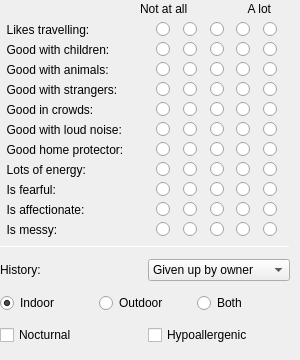
     <widget class="QWidget" name="tabNonPhysical">
      <attribute name="title">
       <string>Non-Physical</string>
      </attribute>
      <widget class="QWidget" name="widget" native="true">
       <property name="geometry">
        <rect>
         <x>0</x>
         <y>20</y>
         <width>291</width>
         <height>221</height>
        </rect>
       </property>
       <property name="minimumSize">
        <size>
         <width>291</width>
         <height>221</height>
        </size>
       </property>
       <widget class="QWidget" name="layoutWidget">
        <property name="geometry">
         <rect>
          <x>0</x>
          <y>0</y>
          <width>284</width>
          <height>19</height>
         </rect>
        </property>
        <layout class="QHBoxLayout" name="likesTravelling">
         <item>
          <widget class="QLabel" name="lbLikesTravel">
           <property name="minimumSize">
            <size>
             <width>150</width>
             <height>0</height>
            </size>
           </property>
           <property name="maximumSize">
            <size>
             <width>150</width>
             <height>100</height>
            </size>
           </property>
           <property name="text">
            <string>  Likes travelling:</string>
           </property>
          </widget>
         </item>
         <item>
          <layout class="QHBoxLayout" name="horizontalLayout">
           <item>
            <widget class="QRadioButton" name="rbTravel1">
             <property name="text">
              <string/>
             </property>
             <attribute name="buttonGroup">
              <string notr="true">groupTravel</string>
             </attribute>
            </widget>
           </item>
           <item>
            <widget class="QRadioButton" name="rbTravel2">
             <property name="text">
              <string/>
             </property>
             <attribute name="buttonGroup">
              <string notr="true">groupTravel</string>
             </attribute>
            </widget>
           </item>
           <item>
            <widget class="QRadioButton" name="rbTravel3">
             <property name="text">
              <string/>
             </property>
             <property name="checked">
              <bool>false</bool>
             </property>
             <attribute name="buttonGroup">
              <string notr="true">groupTravel</string>
             </attribute>
            </widget>
           </item>
           <item>
            <widget class="QRadioButton" name="rbTravel4">
             <property name="text">
              <string/>
             </property>
             <attribute name="buttonGroup">
              <string notr="true">groupTravel</string>
             </attribute>
            </widget>
           </item>
           <item>
            <widget class="QRadioButton" name="rbTravel5">
             <property name="text">
              <string/>
             </property>
             <attribute name="buttonGroup">
              <string notr="true">groupTravel</string>
             </attribute>
            </widget>
           </item>
          </layout>
         </item>
        </layout>
       </widget>
       <widget class="QWidget" name="layoutWidget_10">
        <property name="geometry">
         <rect>
          <x>0</x>
          <y>200</y>
          <width>284</width>
          <height>19</height>
         </rect>
        </property>
        <layout class="QHBoxLayout" name="messy">
         <item>
          <widget class="QLabel" name="lbMessy">
           <property name="minimumSize">
            <size>
             <width>150</width>
             <height>0</height>
            </size>
           </property>
           <property name="maximumSize">
            <size>
             <width>150</width>
             <height>100</height>
            </size>
           </property>
           <property name="text">
            <string>  Is messy:</string>
           </property>
          </widget>
         </item>
         <item>
          <layout class="QHBoxLayout" name="horizontalLayout_14">
           <item>
            <widget class="QRadioButton" name="rbMessy1">
             <property name="text">
              <string/>
             </property>
             <attribute name="buttonGroup">
              <string notr="true">groupMessy</string>
             </attribute>
            </widget>
           </item>
           <item>
            <widget class="QRadioButton" name="rbMessy2">
             <property name="text">
              <string/>
             </property>
             <attribute name="buttonGroup">
              <string notr="true">groupMessy</string>
             </attribute>
            </widget>
           </item>
           <item>
            <widget class="QRadioButton" name="rbMessy4">
             <property name="text">
              <string/>
             </property>
             <property name="checked">
              <bool>false</bool>
             </property>
             <attribute name="buttonGroup">
              <string notr="true">groupMessy</string>
             </attribute>
            </widget>
           </item>
           <item>
            <widget class="QRadioButton" name="rbMessy5">
             <property name="text">
              <string/>
             </property>
             <attribute name="buttonGroup">
              <string notr="true">groupMessy</string>
             </attribute>
            </widget>
           </item>
           <item>
            <widget class="QRadioButton" name="rbMessy3">
             <property name="text">
              <string/>
             </property>
             <attribute name="buttonGroup">
              <string notr="true">groupMessy</string>
             </attribute>
            </widget>
           </item>
          </layout>
         </item>
        </layout>
       </widget>
       <widget class="QWidget" name="layoutWidget_2">
        <property name="geometry">
         <rect>
          <x>0</x>
          <y>40</y>
          <width>284</width>
          <height>19</height>
         </rect>
        </property>
        <layout class="QHBoxLayout" name="goodWithAnimals">
         <item>
          <widget class="QLabel" name="lbGoodWithAnimals">
           <property name="minimumSize">
            <size>
             <width>150</width>
             <height>0</height>
            </size>
           </property>
           <property name="maximumSize">
            <size>
             <width>150</width>
             <height>100</height>
            </size>
           </property>
           <property name="text">
            <string>  Good with animals:</string>
           </property>
          </widget>
         </item>
         <item>
          <layout class="QHBoxLayout" name="horizontalLayout_6">
           <item>
            <widget class="QRadioButton" name="rbGdAnimals1">
             <property name="text">
              <string/>
             </property>
             <attribute name="buttonGroup">
              <string notr="true">groupGoodAnimals</string>
             </attribute>
            </widget>
           </item>
           <item>
            <widget class="QRadioButton" name="rbGdAnimals2">
             <property name="text">
              <string/>
             </property>
             <attribute name="buttonGroup">
              <string notr="true">groupGoodAnimals</string>
             </attribute>
            </widget>
           </item>
           <item>
            <widget class="QRadioButton" name="rbGdAnimals3">
             <property name="text">
              <string/>
             </property>
             <property name="checked">
              <bool>false</bool>
             </property>
             <attribute name="buttonGroup">
              <string notr="true">groupGoodAnimals</string>
             </attribute>
            </widget>
           </item>
           <item>
            <widget class="QRadioButton" name="rbGdAnimals4">
             <property name="text">
              <string/>
             </property>
             <attribute name="buttonGroup">
              <string notr="true">groupGoodAnimals</string>
             </attribute>
            </widget>
           </item>
           <item>
            <widget class="QRadioButton" name="rbGdAnimals5">
             <property name="text">
              <string/>
             </property>
             <attribute name="buttonGroup">
              <string notr="true">groupGoodAnimals</string>
             </attribute>
            </widget>
           </item>
          </layout>
         </item>
        </layout>
       </widget>
       <widget class="QWidget" name="layoutWidget_8">
        <property name="geometry">
         <rect>
          <x>0</x>
          <y>100</y>
          <width>284</width>
          <height>19</height>
         </rect>
        </property>
        <layout class="QHBoxLayout" name="noise">
         <item>
          <widget class="QLabel" name="lbNoise">
           <property name="minimumSize">
            <size>
             <width>150</width>
             <height>0</height>
            </size>
           </property>
           <property name="maximumSize">
            <size>
             <width>150</width>
             <height>100</height>
            </size>
           </property>
           <property name="text">
            <string>  Good with loud noise:</string>
           </property>
          </widget>
         </item>
         <item>
          <layout class="QHBoxLayout" name="horizontalLayout_12">
           <item>
            <widget class="QRadioButton" name="rbNoise1">
             <property name="text">
              <string/>
             </property>
             <attribute name="buttonGroup">
              <string notr="true">groupNoise</string>
             </attribute>
            </widget>
           </item>
           <item>
            <widget class="QRadioButton" name="rbNoise2">
             <property name="text">
              <string/>
             </property>
             <attribute name="buttonGroup">
              <string notr="true">groupNoise</string>
             </attribute>
            </widget>
           </item>
           <item>
            <widget class="QRadioButton" name="rbNoise3">
             <property name="text">
              <string/>
             </property>
             <property name="checked">
              <bool>false</bool>
             </property>
             <attribute name="buttonGroup">
              <string notr="true">groupNoise</string>
             </attribute>
            </widget>
           </item>
           <item>
            <widget class="QRadioButton" name="rbNoise4">
             <property name="text">
              <string/>
             </property>
             <attribute name="buttonGroup">
              <string notr="true">groupNoise</string>
             </attribute>
            </widget>
           </item>
           <item>
            <widget class="QRadioButton" name="rbNoise5">
             <property name="text">
              <string/>
             </property>
             <attribute name="buttonGroup">
              <string notr="true">groupNoise</string>
             </attribute>
            </widget>
           </item>
          </layout>
         </item>
        </layout>
       </widget>
       <widget class="QWidget" name="layoutWidget">
        <property name="geometry">
         <rect>
          <x>0</x>
          <y>20</y>
          <width>284</width>
          <height>19</height>
         </rect>
        </property>
        <layout class="QHBoxLayout" name="goodWithChildren">
         <item>
          <widget class="QLabel" name="lbGoodWithChildren">
           <property name="minimumSize">
            <size>
             <width>150</width>
             <height>0</height>
            </size>
           </property>
           <property name="maximumSize">
            <size>
             <width>150</width>
             <height>100</height>
            </size>
           </property>
           <property name="text">
            <string>  Good with children:</string>
           </property>
          </widget>
         </item>
         <item>
          <layout class="QHBoxLayout" name="horizontalLayout_4">
           <item>
            <widget class="QRadioButton" name="rbChildren1">
             <property name="text">
              <string/>
             </property>
             <attribute name="buttonGroup">
              <string notr="true">groupChildren</string>
             </attribute>
            </widget>
           </item>
           <item>
            <widget class="QRadioButton" name="rbChildren2">
             <property name="text">
              <string/>
             </property>
             <attribute name="buttonGroup">
              <string notr="true">groupChildren</string>
             </attribute>
            </widget>
           </item>
           <item>
            <widget class="QRadioButton" name="rbChildren3">
             <property name="text">
              <string/>
             </property>
             <property name="checked">
              <bool>false</bool>
             </property>
             <attribute name="buttonGroup">
              <string notr="true">groupChildren</string>
             </attribute>
            </widget>
           </item>
           <item>
            <widget class="QRadioButton" name="rbChildren4">
             <property name="text">
              <string/>
             </property>
             <attribute name="buttonGroup">
              <string notr="true">groupChildren</string>
             </attribute>
            </widget>
           </item>
           <item>
            <widget class="QRadioButton" name="rbChildren5">
             <property name="text">
              <string/>
             </property>
             <attribute name="buttonGroup">
              <string notr="true">groupChildren</string>
             </attribute>
            </widget>
           </item>
          </layout>
         </item>
        </layout>
       </widget>
       <widget class="QWidget" name="layoutWidget_9">
        <property name="geometry">
         <rect>
          <x>0</x>
          <y>180</y>
          <width>284</width>
          <height>19</height>
         </rect>
        </property>
        <layout class="QHBoxLayout" name="affection">
         <item>
          <widget class="QLabel" name="lbAffection">
           <property name="minimumSize">
            <size>
             <width>150</width>
             <height>0</height>
            </size>
           </property>
           <property name="maximumSize">
            <size>
             <width>150</width>
             <height>100</height>
            </size>
           </property>
           <property name="text">
            <string>  Is affectionate:</string>
           </property>
          </widget>
         </item>
         <item>
          <layout class="QHBoxLayout" name="horizontalLayout_13">
           <item>
            <widget class="QRadioButton" name="rbAffection1">
             <property name="text">
              <string/>
             </property>
             <attribute name="buttonGroup">
              <string notr="true">groupAffection</string>
             </attribute>
            </widget>
           </item>
           <item>
            <widget class="QRadioButton" name="rbAffection2">
             <property name="text">
              <string/>
             </property>
             <attribute name="buttonGroup">
              <string notr="true">groupAffection</string>
             </attribute>
            </widget>
           </item>
           <item>
            <widget class="QRadioButton" name="rbAffection3">
             <property name="text">
              <string/>
             </property>
             <property name="checked">
              <bool>false</bool>
             </property>
             <attribute name="buttonGroup">
              <string notr="true">groupAffection</string>
             </attribute>
            </widget>
           </item>
           <item>
            <widget class="QRadioButton" name="rbAffection4">
             <property name="text">
              <string/>
             </property>
             <attribute name="buttonGroup">
              <string notr="true">groupAffection</string>
             </attribute>
            </widget>
           </item>
           <item>
            <widget class="QRadioButton" name="rbAffection5">
             <property name="text">
              <string/>
             </property>
             <attribute name="buttonGroup">
              <string notr="true">groupAffection</string>
             </attribute>
            </widget>
           </item>
          </layout>
         </item>
        </layout>
       </widget>
       <widget class="QWidget" name="layoutWidget_3">
        <property name="geometry">
         <rect>
          <x>0</x>
          <y>140</y>
          <width>284</width>
          <height>19</height>
         </rect>
        </property>
        <layout class="QHBoxLayout" name="lotsOfEnergy">
         <item>
          <widget class="QLabel" name="lbEnergy">
           <property name="minimumSize">
            <size>
             <width>150</width>
             <height>0</height>
            </size>
           </property>
           <property name="maximumSize">
            <size>
             <width>150</width>
             <height>100</height>
            </size>
           </property>
           <property name="text">
            <string>  Lots of energy:</string>
           </property>
          </widget>
         </item>
         <item>
          <layout class="QHBoxLayout" name="horizontalLayout_7">
           <item>
            <widget class="QRadioButton" name="rbEnergy1">
             <property name="text">
              <string/>
             </property>
             <attribute name="buttonGroup">
              <string notr="true">groupEnergy</string>
             </attribute>
            </widget>
           </item>
           <item>
            <widget class="QRadioButton" name="rbEnergy2">
             <property name="text">
              <string/>
             </property>
             <attribute name="buttonGroup">
              <string notr="true">groupEnergy</string>
             </attribute>
            </widget>
           </item>
           <item>
            <widget class="QRadioButton" name="rbEnergy3">
             <property name="text">
              <string/>
             </property>
             <property name="checked">
              <bool>false</bool>
             </property>
             <attribute name="buttonGroup">
              <string notr="true">groupEnergy</string>
             </attribute>
            </widget>
           </item>
           <item>
            <widget class="QRadioButton" name="rbEnergy4">
             <property name="text">
              <string/>
             </property>
             <attribute name="buttonGroup">
              <string notr="true">groupEnergy</string>
             </attribute>
            </widget>
           </item>
           <item>
            <widget class="QRadioButton" name="rbEnergy5">
             <property name="text">
              <string/>
             </property>
             <attribute name="buttonGroup">
              <string notr="true">groupEnergy</string>
             </attribute>
            </widget>
           </item>
          </layout>
         </item>
        </layout>
       </widget>
       <widget class="QWidget" name="layoutWidget_7">
        <property name="geometry">
         <rect>
          <x>0</x>
          <y>80</y>
          <width>284</width>
          <height>19</height>
         </rect>
        </property>
        <layout class="QHBoxLayout" name="crowds">
         <item>
          <widget class="QLabel" name="lbCrowds">
           <property name="minimumSize">
            <size>
             <width>150</width>
             <height>0</height>
            </size>
           </property>
           <property name="maximumSize">
            <size>
             <width>150</width>
             <height>100</height>
            </size>
           </property>
           <property name="text">
            <string>  Good in crowds:</string>
           </property>
          </widget>
         </item>
         <item>
          <layout class="QHBoxLayout" name="horizontalLayout_11">
           <item>
            <widget class="QRadioButton" name="rbCrowds1">
             <property name="text">
              <string/>
             </property>
             <attribute name="buttonGroup">
              <string notr="true">groupCrowds</string>
             </attribute>
            </widget>
           </item>
           <item>
            <widget class="QRadioButton" name="rbCrowds2">
             <property name="text">
              <string/>
             </property>
             <attribute name="buttonGroup">
              <string notr="true">groupCrowds</string>
             </attribute>
            </widget>
           </item>
           <item>
            <widget class="QRadioButton" name="rbCrowds3">
             <property name="text">
              <string/>
             </property>
             <property name="checked">
              <bool>false</bool>
             </property>
             <attribute name="buttonGroup">
              <string notr="true">groupCrowds</string>
             </attribute>
            </widget>
           </item>
           <item>
            <widget class="QRadioButton" name="rbCrowds4">
             <property name="text">
              <string/>
             </property>
             <attribute name="buttonGroup">
              <string notr="true">groupCrowds</string>
             </attribute>
            </widget>
           </item>
           <item>
            <widget class="QRadioButton" name="rbCrowds5">
             <property name="text">
              <string/>
             </property>
             <attribute name="buttonGroup">
              <string notr="true">groupCrowds</string>
             </attribute>
            </widget>
           </item>
          </layout>
         </item>
        </layout>
       </widget>
       <widget class="QWidget" name="layoutWidget_6">
        <property name="geometry">
         <rect>
          <x>0</x>
          <y>60</y>
          <width>284</width>
          <height>19</height>
         </rect>
        </property>
        <layout class="QHBoxLayout" name="strangers">
         <item>
          <widget class="QLabel" name="lbStrange">
           <property name="minimumSize">
            <size>
             <width>150</width>
             <height>0</height>
            </size>
           </property>
           <property name="maximumSize">
            <size>
             <width>150</width>
             <height>100</height>
            </size>
           </property>
           <property name="text">
            <string>  Good with strangers:</string>
           </property>
          </widget>
         </item>
         <item>
          <layout class="QHBoxLayout" name="horizontalLayout_10">
           <item>
            <widget class="QRadioButton" name="rbStrange1">
             <property name="text">
              <string/>
             </property>
             <attribute name="buttonGroup">
              <string notr="true">groupStrange</string>
             </attribute>
            </widget>
           </item>
           <item>
            <widget class="QRadioButton" name="rbStrange2">
             <property name="text">
              <string/>
             </property>
             <attribute name="buttonGroup">
              <string notr="true">groupStrange</string>
             </attribute>
            </widget>
           </item>
           <item>
            <widget class="QRadioButton" name="rbStrange3">
             <property name="text">
              <string/>
             </property>
             <property name="checked">
              <bool>false</bool>
             </property>
             <attribute name="buttonGroup">
              <string notr="true">groupStrange</string>
             </attribute>
            </widget>
           </item>
           <item>
            <widget class="QRadioButton" name="rbStrange4">
             <property name="text">
              <string/>
             </property>
             <attribute name="buttonGroup">
              <string notr="true">groupStrange</string>
             </attribute>
            </widget>
           </item>
           <item>
            <widget class="QRadioButton" name="rbStrange5">
             <property name="text">
              <string/>
             </property>
             <attribute name="buttonGroup">
              <string notr="true">groupStrange</string>
             </attribute>
            </widget>
           </item>
          </layout>
         </item>
        </layout>
       </widget>
       <widget class="QWidget" name="layoutWidget_5">
        <property name="geometry">
         <rect>
          <x>0</x>
          <y>120</y>
          <width>284</width>
          <height>19</height>
         </rect>
        </property>
        <layout class="QHBoxLayout" name="protect">
         <item>
          <widget class="QLabel" name="lbProtect">
           <property name="minimumSize">
            <size>
             <width>150</width>
             <height>0</height>
            </size>
           </property>
           <property name="maximumSize">
            <size>
             <width>150</width>
             <height>100</height>
            </size>
           </property>
           <property name="text">
            <string>  Good home protector:</string>
           </property>
          </widget>
         </item>
         <item>
          <layout class="QHBoxLayout" name="horizontalLayout_9">
           <item>
            <widget class="QRadioButton" name="rbProtect1">
             <property name="text">
              <string/>
             </property>
             <attribute name="buttonGroup">
              <string notr="true">groupProtect</string>
             </attribute>
            </widget>
           </item>
           <item>
            <widget class="QRadioButton" name="rbProtect2">
             <property name="text">
              <string/>
             </property>
             <attribute name="buttonGroup">
              <string notr="true">groupProtect</string>
             </attribute>
            </widget>
           </item>
           <item>
            <widget class="QRadioButton" name="rbProtect3">
             <property name="text">
              <string/>
             </property>
             <property name="checked">
              <bool>false</bool>
             </property>
             <attribute name="buttonGroup">
              <string notr="true">groupProtect</string>
             </attribute>
            </widget>
           </item>
           <item>
            <widget class="QRadioButton" name="rbProtect4">
             <property name="text">
              <string/>
             </property>
             <attribute name="buttonGroup">
              <string notr="true">groupProtect</string>
             </attribute>
            </widget>
           </item>
           <item>
            <widget class="QRadioButton" name="rbProtect5">
             <property name="text">
              <string/>
             </property>
             <attribute name="buttonGroup">
              <string notr="true">groupProtect</string>
             </attribute>
            </widget>
           </item>
          </layout>
         </item>
        </layout>
       </widget>
       <widget class="QWidget" name="layoutWidget_4">
        <property name="geometry">
         <rect>
          <x>0</x>
          <y>160</y>
          <width>284</width>
          <height>19</height>
         </rect>
        </property>
        <layout class="QHBoxLayout" name="isVeryFearful">
         <item>
          <widget class="QLabel" name="lbFear">
           <property name="minimumSize">
            <size>
             <width>150</width>
             <height>0</height>
            </size>
           </property>
           <property name="maximumSize">
            <size>
             <width>150</width>
             <height>100</height>
            </size>
           </property>
           <property name="text">
            <string>  Is fearful:</string>
           </property>
          </widget>
         </item>
         <item>
          <layout class="QHBoxLayout" name="horizontalLayout_8">
           <item>
            <widget class="QRadioButton" name="rbFear1">
             <property name="text">
              <string/>
             </property>
             <attribute name="buttonGroup">
              <string notr="true">groupFear</string>
             </attribute>
            </widget>
           </item>
           <item>
            <widget class="QRadioButton" name="rbFear2">
             <property name="text">
              <string/>
             </property>
             <attribute name="buttonGroup">
              <string notr="true">groupFear</string>
             </attribute>
            </widget>
           </item>
           <item>
            <widget class="QRadioButton" name="rbFear3">
             <property name="text">
              <string/>
             </property>
             <property name="checked">
              <bool>false</bool>
             </property>
             <attribute name="buttonGroup">
              <string notr="true">groupFear</string>
             </attribute>
            </widget>
           </item>
           <item>
            <widget class="QRadioButton" name="rbFear4">
             <property name="text">
              <string/>
             </property>
             <attribute name="buttonGroup">
              <string notr="true">groupFear</string>
             </attribute>
            </widget>
           </item>
           <item>
            <widget class="QRadioButton" name="rbFear5">
             <property name="text">
              <string/>
             </property>
             <attribute name="buttonGroup">
              <string notr="true">groupFear</string>
             </attribute>
            </widget>
           </item>
          </layout>
         </item>
        </layout>
       </widget>
      </widget>
      <widget class="QWidget" name="widget_2" native="true">
       <property name="geometry">
        <rect>
         <x>0</x>
         <y>240</y>
         <width>290</width>
         <height>111</height>
        </rect>
       </property>
       <property name="minimumSize">
        <size>
         <width>290</width>
         <height>0</height>
        </size>
       </property>
       <property name="maximumSize">
        <size>
         <width>290</width>
         <height>16777215</height>
        </size>
       </property>
       <layout class="QVBoxLayout" name="verticalLayout_4">
        <item>
         <widget class="Line" name="line">
          <property name="minimumSize">
           <size>
            <width>0</width>
            <height>1</height>
           </size>
          </property>
          <property name="maximumSize">
           <size>
            <width>16777215</width>
            <height>1</height>
           </size>
          </property>
          <property name="orientation">
           <enum>Qt::Horizontal</enum>
          </property>
         </widget>
        </item>
        <item>
         <layout class="QHBoxLayout" name="horizontalLayout_2">
          <item>
           <widget class="QLabel" name="lbHistory">
            <property name="text">
             <string>History:</string>
            </property>
           </widget>
          </item>
          <item>
           <widget class="QComboBox" name="cbHistory">
            <item>
             <property name="text">
              <string>Given up by owner</string>
             </property>
            </item>
            <item>
             <property name="text">
              <string>Street animal</string>
             </property>
            </item>
            <item>
             <property name="text">
              <string>Rescue</string>
             </property>
            </item>
            <item>
             <property name="text">
              <string>Unknown</string>
             </property>
            </item>
           </widget>
          </item>
         </layout>
        </item>
        <item>
         <layout class="QHBoxLayout" name="horizontalLayout_3">
          <item>
           <widget class="QRadioButton" name="rbIndoor">
            <property name="text">
             <string>Indoor</string>
            </property>
            <property name="checked">
             <bool>true</bool>
            </property>
            <attribute name="buttonGroup">
             <string notr="true">groupLifestyle</string>
            </attribute>
           </widget>
          </item>
          <item>
           <widget class="QRadioButton" name="rbOutdoor">
            <property name="text">
             <string>Outdoor</string>
            </property>
            <attribute name="buttonGroup">
             <string notr="true">groupLifestyle</string>
            </attribute>
           </widget>
          </item>
          <item>
           <widget class="QRadioButton" name="rbBoth">
            <property name="text">
             <string>Both</string>
            </property>
            <attribute name="buttonGroup">
             <string notr="true">groupLifestyle</string>
            </attribute>
           </widget>
          </item>
         </layout>
        </item>
        <item>
         <layout class="QHBoxLayout" name="horizontalLayout_15">
          <item>
           <widget class="QCheckBox" name="boxNocturnal">
            <property name="text">
             <string>Nocturnal</string>
            </property>
           </widget>
          </item>
          <item>
           <widget class="QCheckBox" name="boxAllergies">
            <property name="text">
             <string>Hypoallergenic</string>
            </property>
           </widget>
          </item>
         </layout>
        </item>
       </layout>
      </widget>
      <widget class="QLabel" name="label_2">
       <property name="geometry">
        <rect>
         <x>140</x>
         <y>0</y>
         <width>71</width>
         <height>17</height>
        </rect>
       </property>
       <property name="text">
        <string>Not at all</string>
       </property>
      </widget>
      <widget class="QLabel" name="label_6">
       <property name="geometry">
        <rect>
         <x>240</x>
         <y>0</y>
         <width>31</width>
         <height>17</height>
        </rect>
       </property>
       <property name="text">
        <string>A lot</string>
       </property>
       <property name="alignment">
        <set>Qt::AlignRight|Qt::AlignTrailing|Qt::AlignVCenter</set>
       </property>
      </widget>
     </widget>
